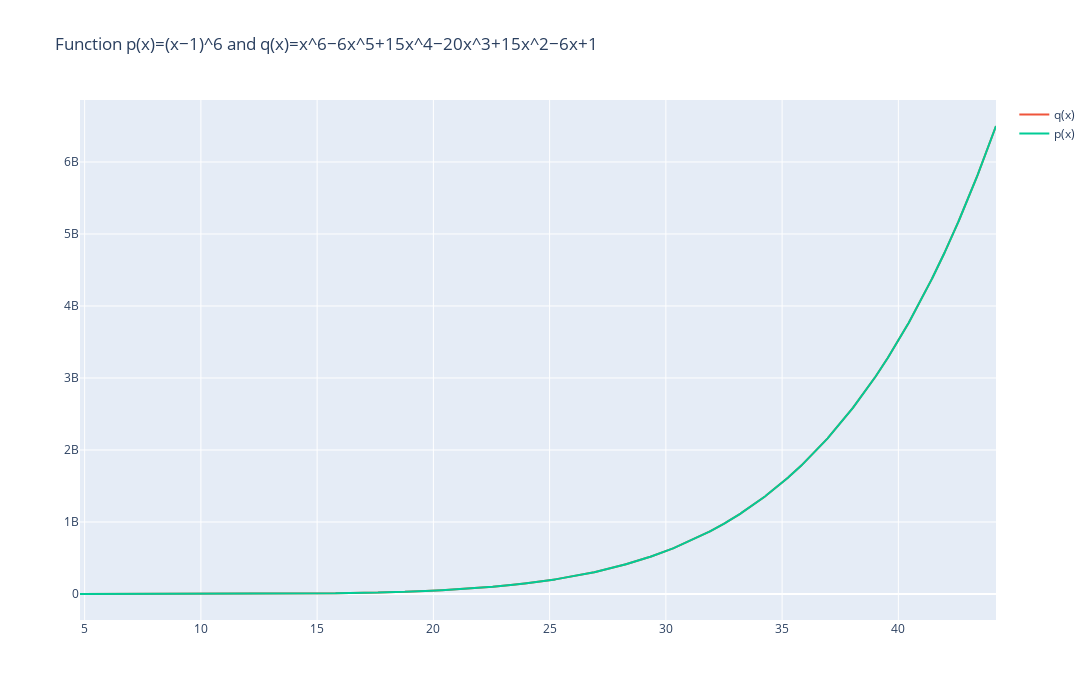

Notebook code cell kept with this figure:
### Code cell
fig = px.scatter(title='Function p(x)=(x−1)^6 and q(x)=x^6−6x^5+15x^4−20x^3+15x^2−6x+1')
fig.update_layout(width=1600, height=700)
fig.add_scatter(x=x2, y=y2, mode='lines', name='q(x)')
fig.add_scatter(x=x1, y=y1, mode='lines', name='p(x)')
fig.show()

### Figure 1 — Plotly figure (JSON) as saved in the notebook; plotly's stock layout.template omitted (floating-point values rounded to 4 significant figures; data arrays with more than 128 entries replaced by an {"elided": "..."} marker saying what was removed)
{"data": [{"hovertemplate": "<extra></extra>", "legendgroup": "", "marker": {"color": "#636efa", "symbol": "circle"}, "mode": "markers", "name": "", "orientation": "v", "showlegend": false, "type": "scatter", "xaxis": "x", "yaxis": "y"}, {"mode": "lines", "name": "q(x)", "type": "scatter", "x": {"elided": "5000 float values"}, "y": {"elided": "5000 float values"}}, {"mode": "lines", "name": "p(x)", "type": "scatter", "x": {"elided": "5000 float values"}, "y": {"elided": "5000 float values"}}], "layout": {"height": 700, "legend": {"tracegroupgap": 0}, "title": {"text": "Function p(x)=(x−1)^6 and q(x)=x^6−6x^5+15x^4−20x^3+15x^2−6x+1"}, "width": 1600, "xaxis": {"anchor": "y", "domain": [0, 1]}, "yaxis": {"anchor": "x", "domain": [0, 1]}}}
